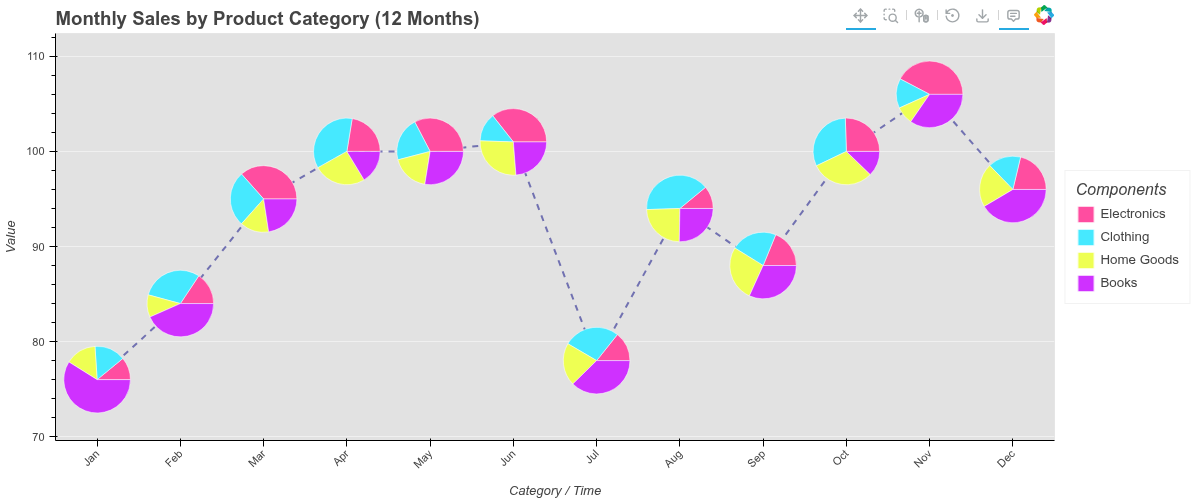

Reproduce this figure in Python.
from bokeh.plotting import figure, show, output_file
from bokeh.models import ColumnDataSource, HoverTool, Legend, LegendItem
import numpy as np
from math import pi
from bokeh_rocks import save_plot, mini_pie


np.random.seed(42)
monthly_data = []
months = ['Jan', 'Feb', 'Mar', 'Apr', 'May', 'Jun', 
          'Jul', 'Aug', 'Sep', 'Oct', 'Nov', 'Dec']

product_categories = ['Electronics', 'Clothing', 'Home Goods', 'Books']

for i, month in enumerate(months):
    base_sales = 80 + 5 * (i % 6)
    total_sales = base_sales + np.random.randint(-10, 10)
    
    np.random.seed(i * 100)
    composition = np.random.randint(10, 50, 4)
    
    # Seasonal effects
    if month in ['Nov', 'Dec']:
        composition[0] *= 1.5
    elif month in ['Jun', 'Jul', 'Aug']:
        composition[1] *= 1.3
    
    scale = total_sales / sum(composition)
    composition = [int(v * scale) for v in composition]
    
    monthly_data.append({
        'month': month,
        'total_sales': total_sales,
        'breakdown': composition
    })

output_file("12_months_pies_fixed.html")
p1 = mini_pie(
    data=monthly_data,
    category_col='month',
    y_values_col='total_sales',
    values_col='breakdown',
    title='Monthly Sales by Product Category (12 Months)',
    width=1200,
    height=500,
    pie_radius=0.4,
    slice_names=product_categories,
    slice_colors=['#ff4da0', '#46e9ff', '#eeff53', '#cf31ff'],  
    show_line=True
)
p1.background_fill_color = "#e2e2e2"
show(p1)
save_plot(p1, "output/custom_plots_05")
